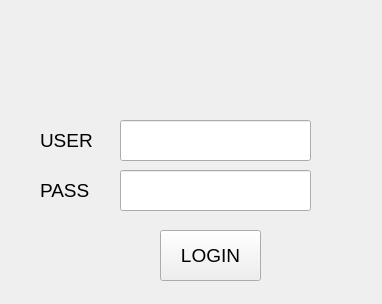
<?xml version="1.0" encoding="UTF-8"?>
<ui version="4.0">
 <class>Form</class>
 <widget class="QWidget" name="Form">
  <property name="geometry">
   <rect>
    <x>0</x>
    <y>0</y>
    <width>382</width>
    <height>304</height>
   </rect>
  </property>
  <property name="windowTitle">
   <string>Form</string>
  </property>
  <widget class="QLabel" name="label">
   <property name="geometry">
    <rect>
     <x>140</x>
     <y>20</y>
     <width>161</width>
     <height>81</height>
    </rect>
   </property>
   <property name="text">
    <string/>
   </property>
   <property name="pixmap">
    <pixmap>login_icon.jpg</pixmap>
   </property>
   <property name="scaledContents">
    <bool>true</bool>
   </property>
  </widget>
  <widget class="QLabel" name="label_2">
   <property name="geometry">
    <rect>
     <x>40</x>
     <y>120</y>
     <width>61</width>
     <height>41</height>
    </rect>
   </property>
   <property name="font">
    <font>
     <pointsize>14</pointsize>
    </font>
   </property>
   <property name="text">
    <string>USER</string>
   </property>
  </widget>
  <widget class="QLabel" name="label_3">
   <property name="geometry">
    <rect>
     <x>40</x>
     <y>170</y>
     <width>61</width>
     <height>41</height>
    </rect>
   </property>
   <property name="font">
    <font>
     <pointsize>14</pointsize>
    </font>
   </property>
   <property name="text">
    <string>PASS</string>
   </property>
  </widget>
  <widget class="QLineEdit" name="lineEdit_USER">
   <property name="geometry">
    <rect>
     <x>120</x>
     <y>120</y>
     <width>191</width>
     <height>41</height>
    </rect>
   </property>
   <property name="font">
    <font>
     <pointsize>14</pointsize>
    </font>
   </property>
  </widget>
  <widget class="QLineEdit" name="lineEdit_PASS">
   <property name="geometry">
    <rect>
     <x>120</x>
     <y>170</y>
     <width>191</width>
     <height>41</height>
    </rect>
   </property>
   <property name="font">
    <font>
     <pointsize>14</pointsize>
    </font>
   </property>
  </widget>
  <widget class="QPushButton" name="pushButton_LOGIN">
   <property name="geometry">
    <rect>
     <x>160</x>
     <y>230</y>
     <width>101</width>
     <height>51</height>
    </rect>
   </property>
   <property name="font">
    <font>
     <pointsize>14</pointsize>
    </font>
   </property>
   <property name="text">
    <string>LOGIN</string>
   </property>
  </widget>
 </widget>
 <resources/>
 <connections/>
</ui>
